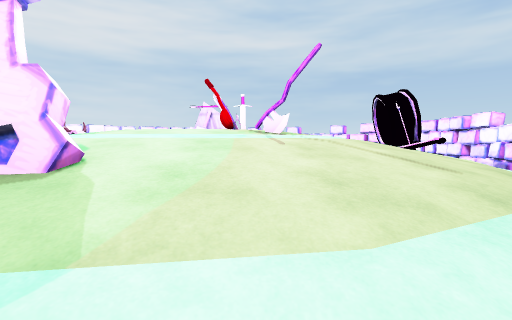
[1] (above)

19 first-person views from a walk through a Unity game level. The camera is 1.4 m above the floor, tilts 4° down and sees 85° across. The floor is counted in squares, 1 m on a side. Each view is taken from the middle of a square. On the plan, view 1 faces up. The plan holds only what a view shows up to about 14 squares ahead; the rest is blank. The place goes on beyond the plan. The player character is not drawn. Some animated figures are not drawn.

[2]
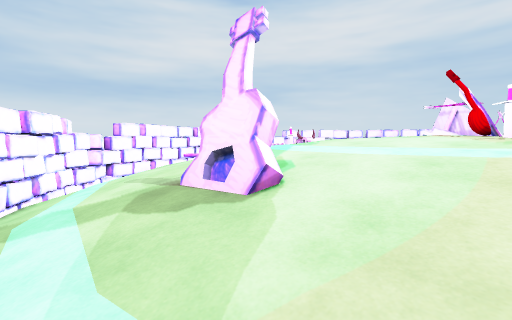

[3]
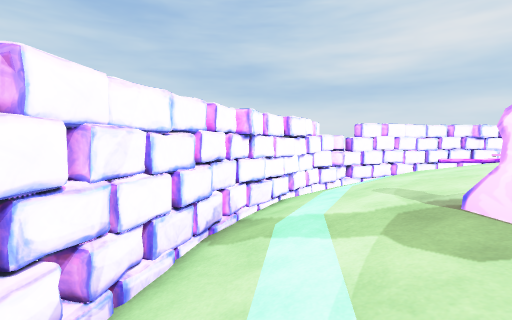

[4]
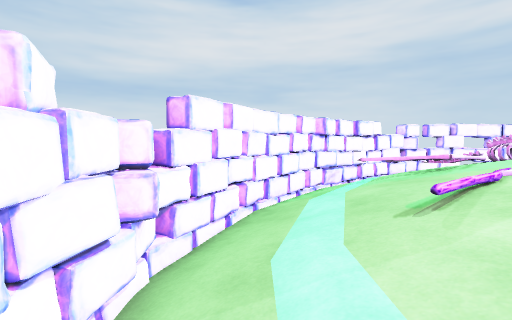

[5]
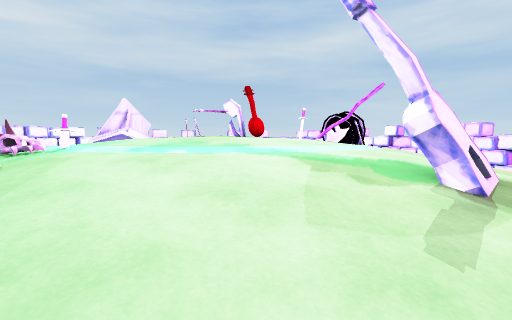

[6]
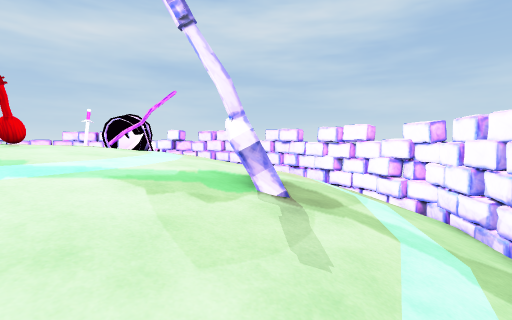

[7]
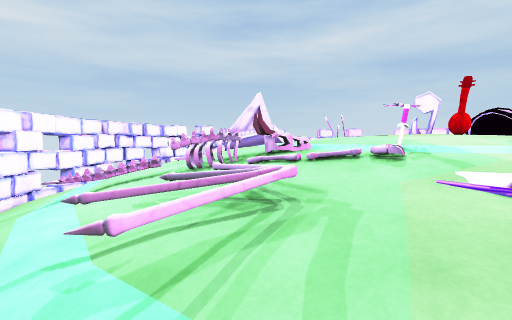

[8]
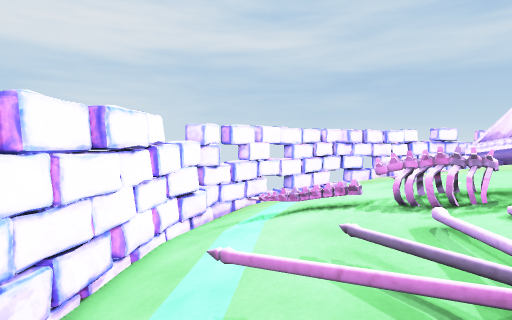

[9]
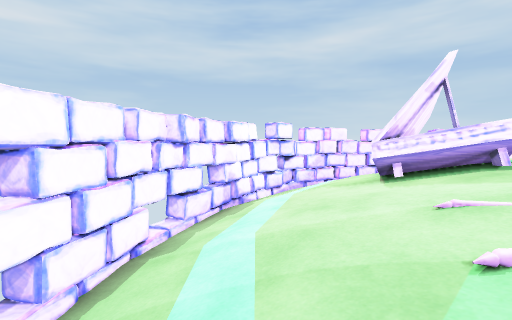

[10]
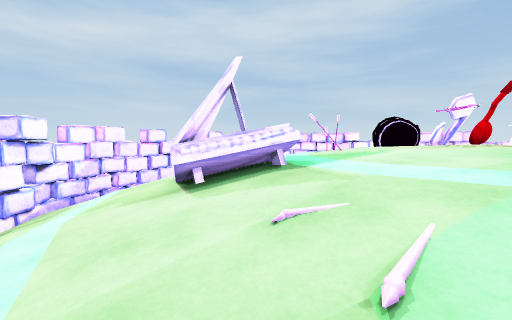

[11]
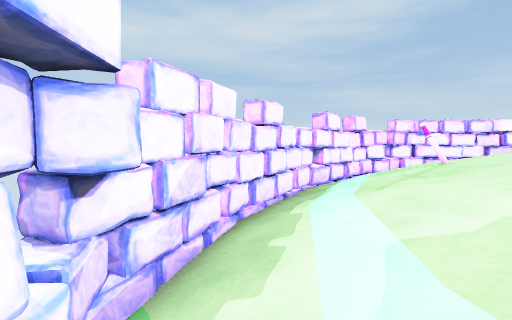

[12]
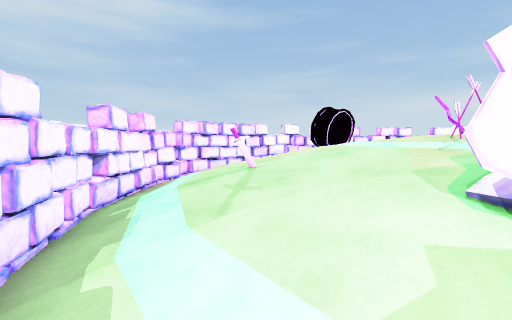

[13]
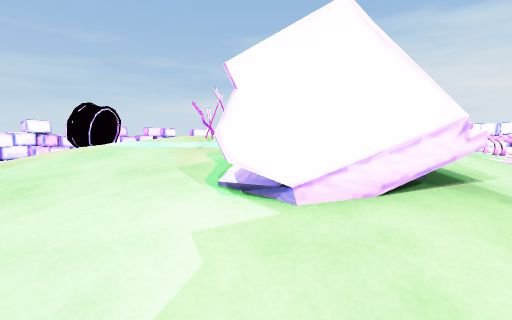

[14]
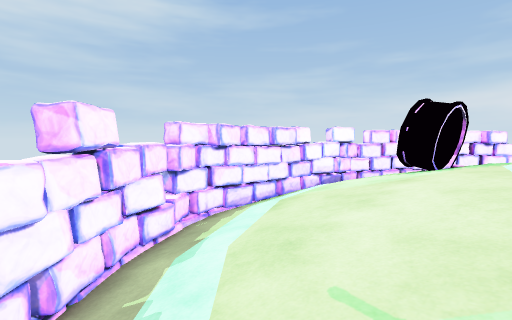

[15]
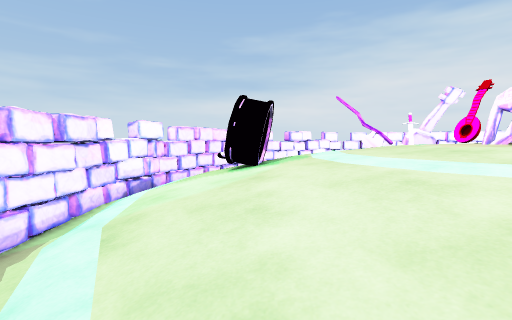

[16]
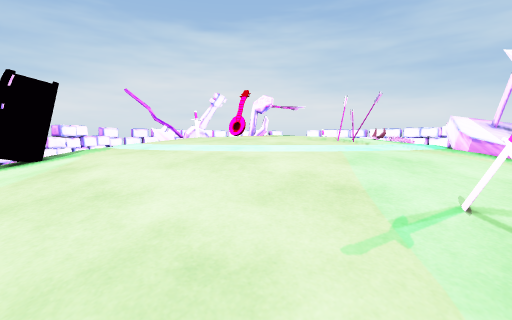

[17]
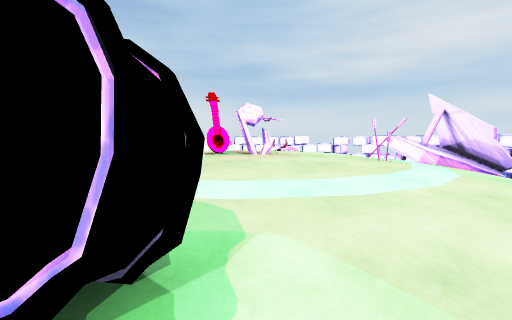

[18]
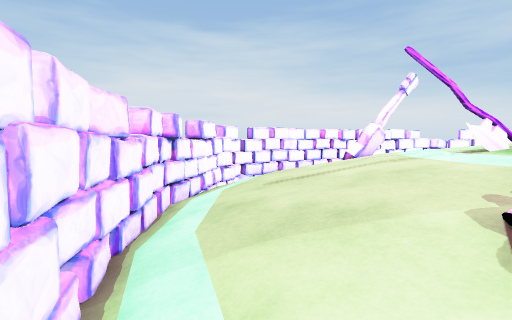

[19]
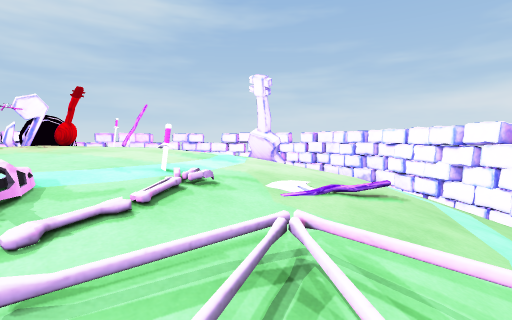

### Floor plan
Key: @ floor where view 1 was taken; # wall or solid block; . main floor; : floor 0.25 m higher than the main floor; - floor 0.25 m lower than the main floor; _ floor 0.5 m lower than the main floor; < floor 0.75 m lower than the main floor; ( floor 1 m lower than the main floor; / step, stairs or slope; = window, fence, low wall or low ledge; A axe; O other object.
Columns run from 14 left of view 1 to 9 right of it. Each row starts with its distance up from view 1.
 24         #########
 23       ###///////##
 22     ###/////(////###
 21    ##/////<<<</////##
 20  ###////<_OOO__<////##
 19  ## ///__OOOO--__O///##
 18 ##////_/--///----_<///##
 17 ##///_/--.OO....--_<///#
 16 #///<_--.....O...--_///#
 15 #////--...:::O:...-_<//#
 14 #/(<==...:::::::..--_</#
 13 #/(//=/.:::O::::...-_</#
 12 #/////..:::OOO:::..-_<(#
 11 #///_-O.::::OO::...#/<(#
 10 #/(<_-..::::::::..-#/</#
  9 #/(<_-...:::::O:..-#=//#
  8 #///__-...::::.A..-_</##
  7 #////_--.........-__//##
  6 ##///__--......--__</##
  5 ##////___-O-----__<//#
  4  ##////<__OO_____<//##
  3   ##/////<<___<<///##
  2    ###///((///(///##
  1      ##/////////###
  0       ####////@###
 -1          #######

Where each view was taken, in squares from view 1:
view 1: 0 up, 0 right, facing up
view 2: 1 up, 0 right, facing up-left
view 3: 1 up, 1 left, facing left
view 4: 3 up, 9 left, facing up-left
view 5: 3 up, 9 left, facing up-right
view 6: 4 up, 9 left, facing right
view 7: 9 up, 13 left, facing up-right
view 8: 10 up, 12 left, facing up
view 9: 17 up, 11 left, facing up-right
view 10: 18 up, 10 left, facing right
view 11: 23 up, 4 left, facing right
view 12: 23 up, 2 left, facing down-right
view 13: 23 up, 2 left, facing down
view 14: 20 up, 3 right, facing down-right
view 15: 19 up, 5 right, facing down
view 16: 19 up, 6 right, facing down-left
view 17: 12 up, 7 right, facing left
view 18: 9 up, 8 right, facing down-left
view 19: 13 up, 12 left, facing down-right
